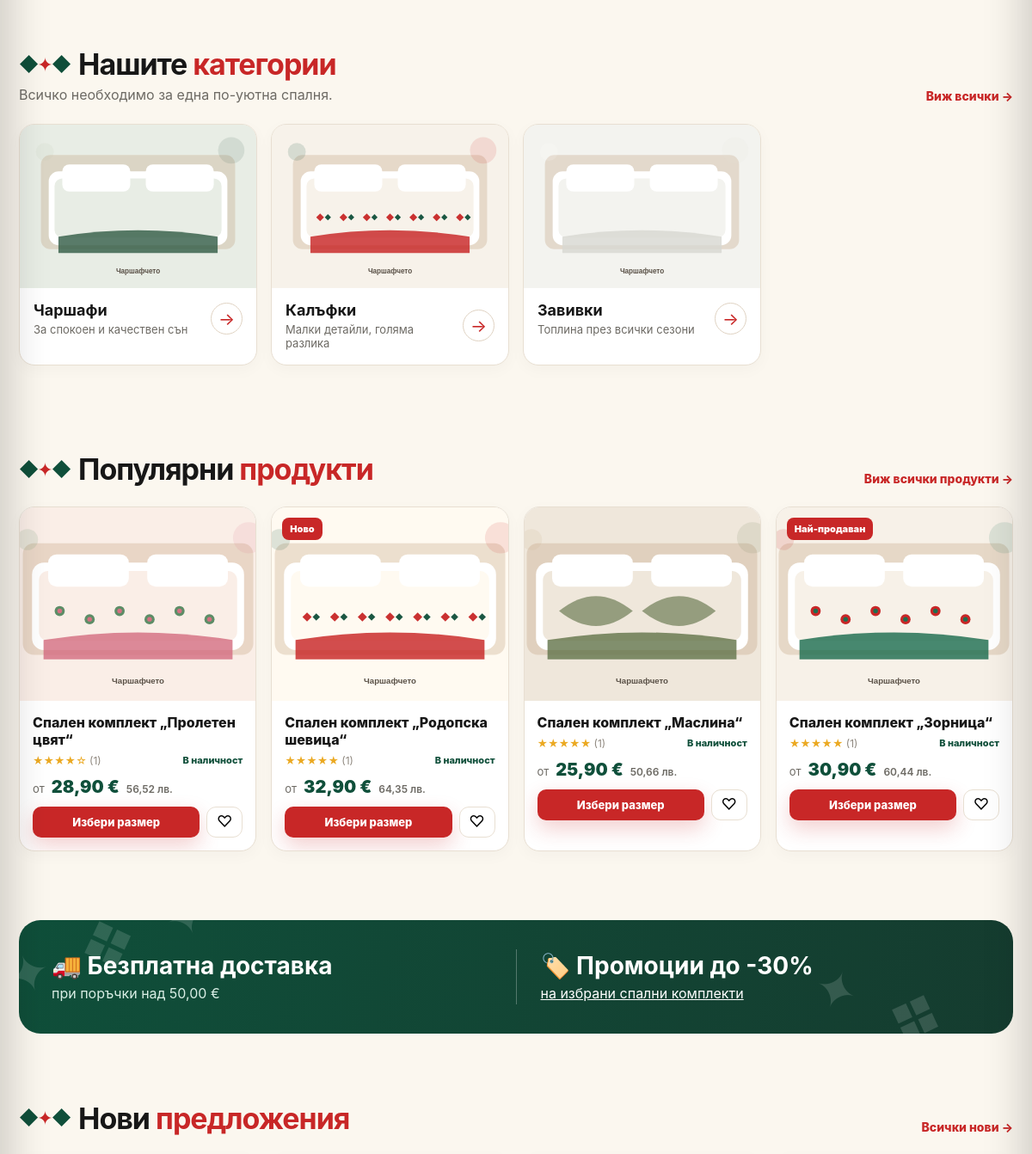
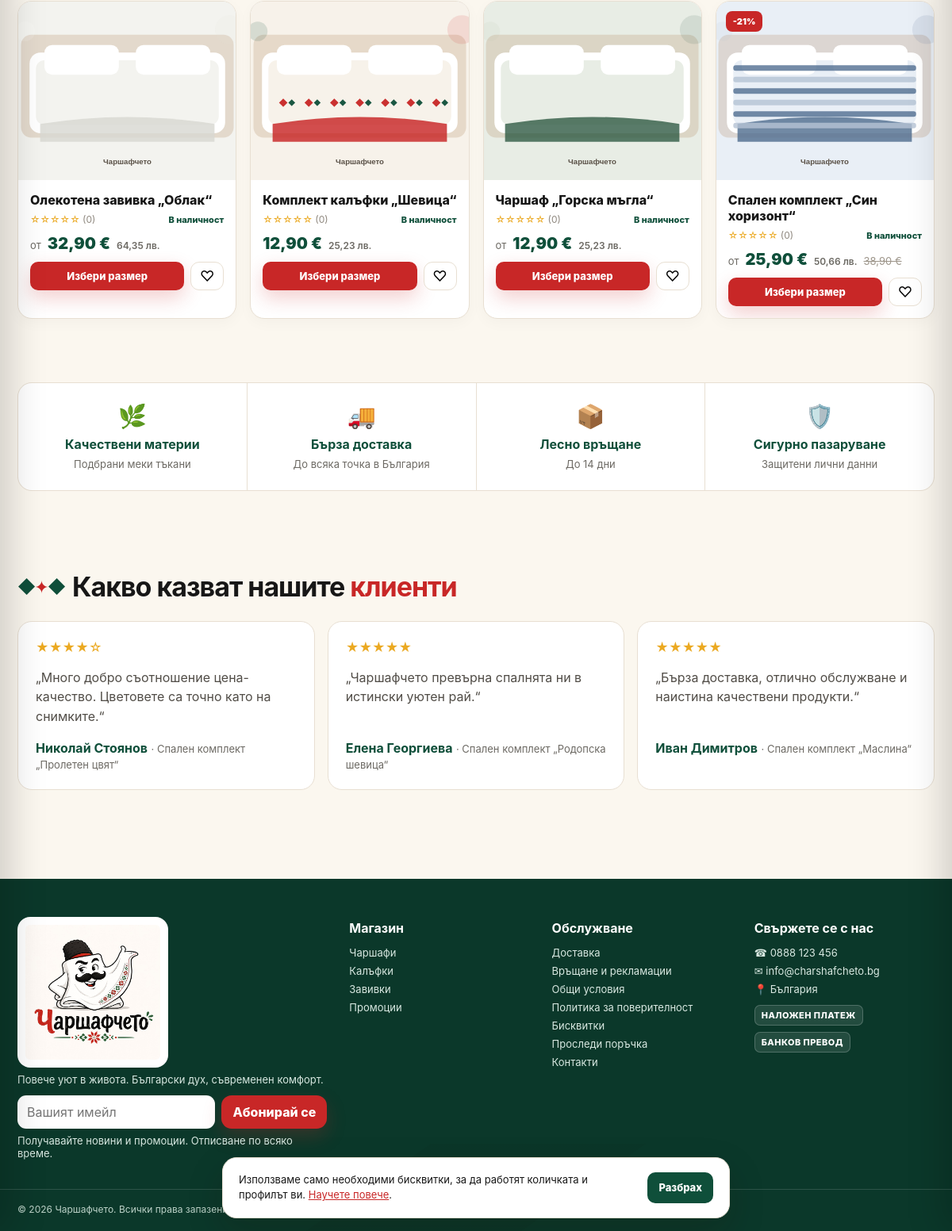
Before: / (lower part) with the older database file (2 pictures, top to bottom).
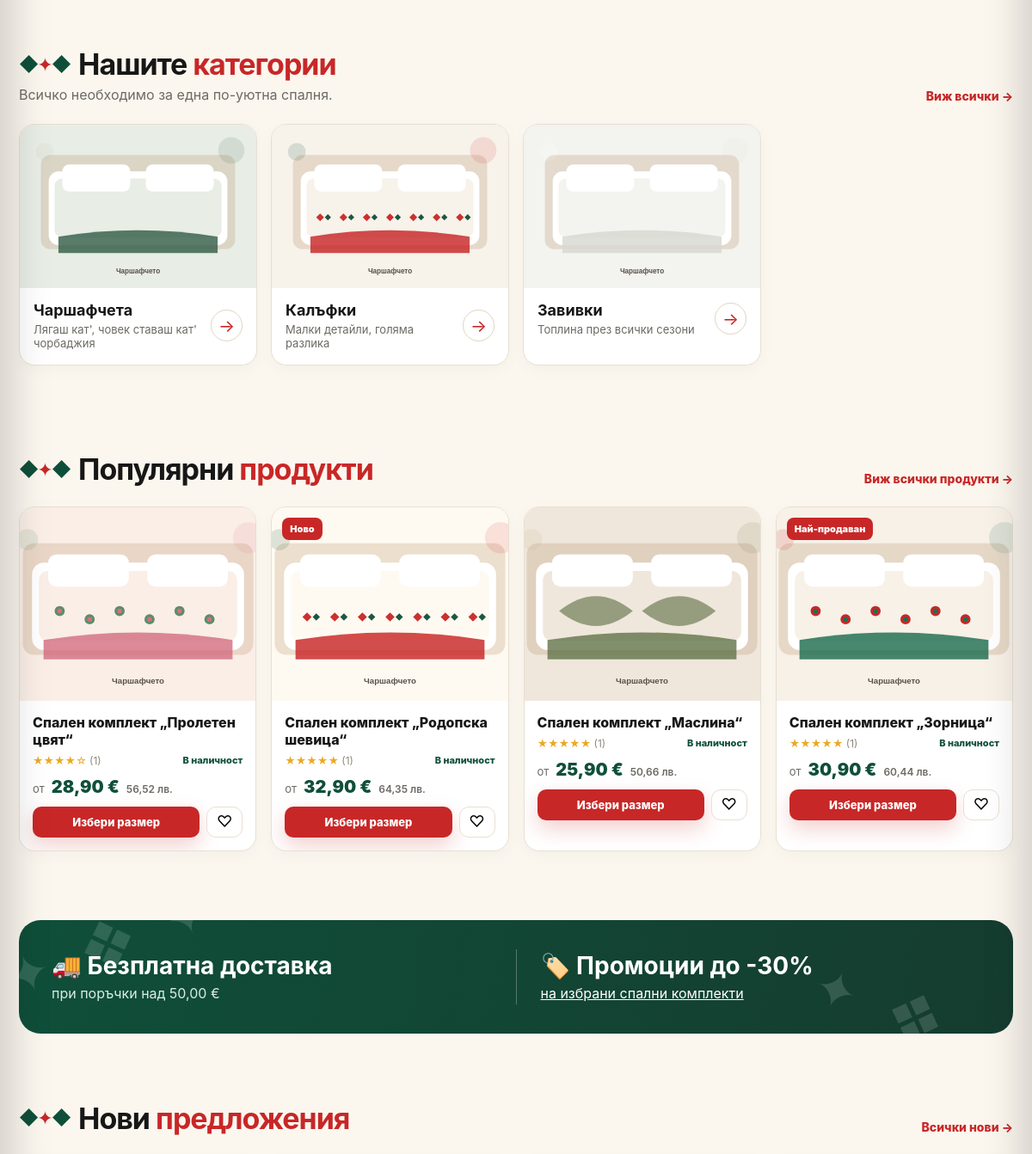
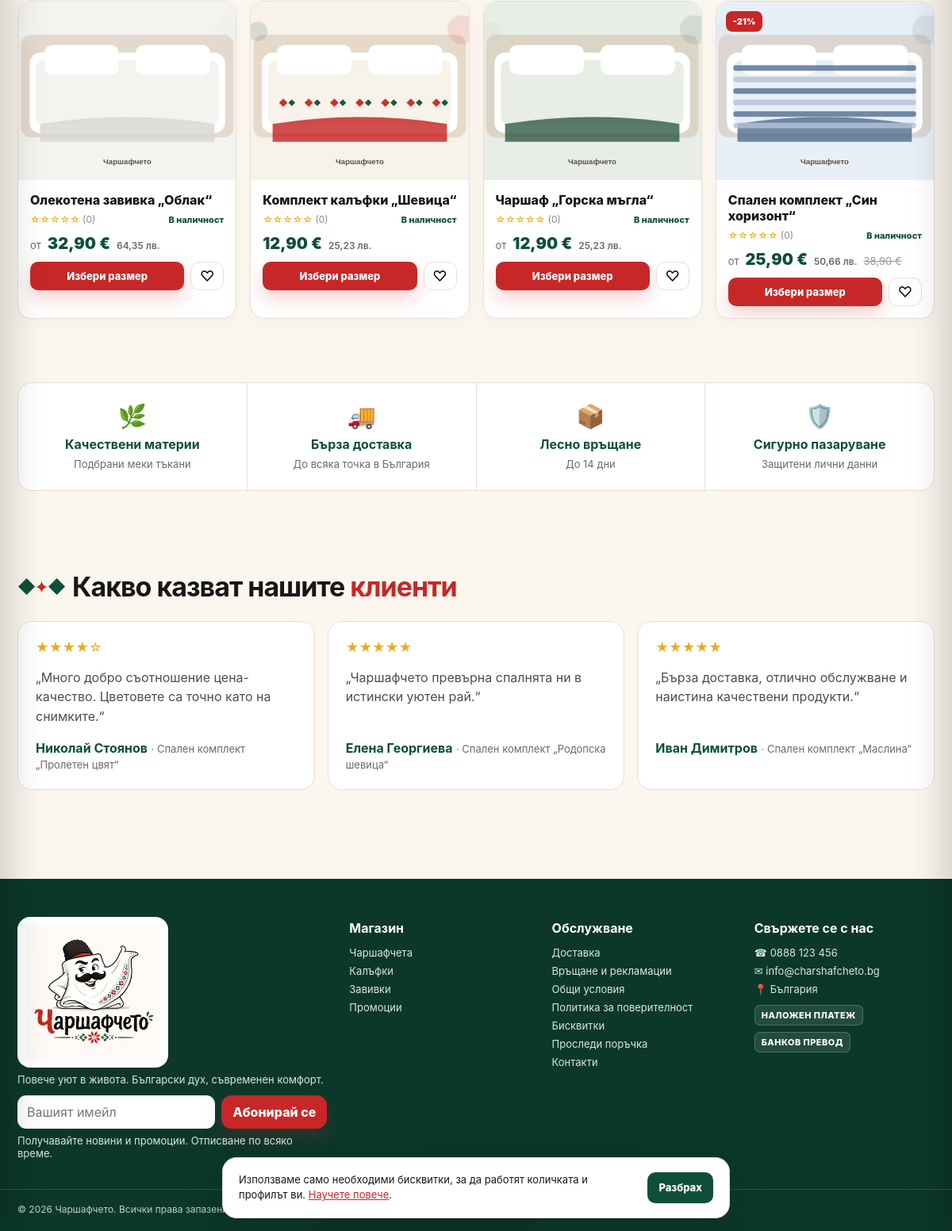
After: the same page with the newer database file (2 pictures, top to bottom).
### catalog/models.py (models this page shows, shortened)
class Category(models.Model):
    name = models.CharField("име", max_length=100)
    slug = models.SlugField(unique=True, max_length=120, blank=True)
    parent = models.ForeignKey(
        "self", null=True, blank=True, on_delete=models.SET_NULL, related_name="children", verbose_name="родител"
    )
    tagline = models.CharField("подзаглавие", max_length=160, blank=True)
    description = models.TextField("описание", blank=True)
    image = models.ImageField("изображение", upload_to="categories/", blank=True)
    is_active = models.BooleanField("активна", default=True)
    show_in_menu = models.BooleanField("в главното меню", default=True)
    position = models.PositiveIntegerField("подредба", default=0)
    class Meta:
        ordering = ["position", "name"]
        verbose_name = "категория"
        verbose_name_plural = "категории"
    def get_absolute_url(self):
        return reverse("catalog:category", args=[self.slug])

### core/views.py (the view)
# urls.py: path("", views.home, name="home"),
def home(request):
    products = Product.objects.active().select_related("category").prefetch_related("images", "variants")
    featured = list(products.filter(is_featured=True)[:4]) or list(products.order_by("-sales_count")[:4])
    return render(request, "core/home.html", {
        "categories": Category.objects.filter(is_active=True, parent__isnull=True)[:4],
        "featured": featured,
        "new_arrivals": products.order_by("-created_at")[:4],
        "testimonials": Review.objects.filter(is_approved=True, rating__gte=4).select_related("product")[:3],
    })

### cart/cart.py (called while the page is built)
    def __len__(self):
        return sum(self.data.values())

    @property
    def count(self):
        return len(self)

### catalog/models.py (called while the page is built)
    def active(self):
        return self.filter(is_active=True)

    def get_absolute_url(self):
        return reverse("catalog:product", args=[self.slug])

    @property
    def main_image(self):
        images = list(self.images.all())
        return images[0] if images else None

    @property
    def on_sale(self):
        return bool(self.compare_at_price and self.compare_at_price > self.price)

    @property
    def discount_percent(self):
        if not self.on_sale:
            return 0
        return int(round((1 - self.price / self.compare_at_price) * 100))

    def active_variants(self):
        return [v for v in self.variants.all() if v.is_active]

    @property
    def default_variant(self):
        variants = self.active_variants()
        return next((v for v in variants if v.available), variants[0] if variants else None)

    @property
    def has_options(self):
        return len(self.active_variants()) > 1

    @property
    def min_price(self):
        prices = [v.price for v in self.active_variants()]
        return min(prices) if prices else self.price

### templates/core/home.html (shortened to what this page needs)
{% extends "base.html" %}{% load static store_tags %}
{% block content %}
<section class="section">
  <div class="shell">
    <div class="section-head">
      <div><div class="folkline"><span class="folkmark"><i>◆</i> ✦ <i>◆</i></span><h2 class="section-title">Нашите <span class="accent">категории</span></h2></div><p class="section-sub">Всичко необходимо за една по-уютна спалня.</p></div>
      <a href="{% url 'catalog:shop' %}" class="text-link">Виж всички →</a>
    </div>
    <div class="categories">
      {% for c in categories %}
      <a class="cat-card" href="{{ c.get_absolute_url }}">
        <div class="cat-visual">{% if c.image %}<img src="{{ c.image.url }}" alt="{{ c.name }}" loading="lazy">{% endif %}</div>
        <div class="cat-info"><div><h3>{{ c.name }}</h3><p>{{ c.tagline }}</p></div><span class="circle-arrow" style="display:grid;place-items:center">→</span></div>
      </a>
      {% endfor %}
    </div>
  </div>
</section>
<section class="section tight">
  <div class="shell">
    <div class="section-head">
      <div><div class="folkline"><span class="folkmark"><i>◆</i> ✦ <i>◆</i></span><h2 class="section-title">Популярни <span class="accent">продукти</span></h2></div></div>
      <a href="{% url 'catalog:shop' %}" class="text-link">Виж всички продукти →</a>
    </div>
    <div class="products">{% for p in featured %}{% include "catalog/_card.html" %}{% endfor %}</div>
  </div>
</section>
<section class="section tight">
  <div class="shell">
    <div class="promo">
      <div><h3>🚚 Безплатна доставка</h3><p>при поръчки над {{ store.free_shipping_threshold|money }}</p></div>
      <div><h3>🏷️ Промоции до -30%</h3><p><a href="{% url 'catalog:sale' %}" style="color:#fff;text-decoration:underline">на избрани спални комплекти</a></p></div>
    </div>
  </div>
</section>
{% if new_arrivals %}
<section class="section tight">
  <div class="shell">
    <div class="section-head"><div><div class="folkline"><span class="folkmark"><i>◆</i> ✦ <i>◆</i></span><h2 class="section-title">Нови <span class="accent">предложения</span></h2></div></div><a href="{% url 'catalog:shop' %}?sort=new" class="text-link">Всички нови →</a></div>
    <div class="products">{% for p in new_arrivals %}{% include "catalog/_card.html" %}{% endfor %}</div>
  </div>
</section>
{% endif %}
<section class="section tight">
  <div class="shell">
    <div class="benefits">
      <div class="benefit"><div class="ico">🌿</div><strong>Качествени материи</strong><span>Подбрани меки тъкани</span></div>
      <div class="benefit"><div class="ico">🚚</div><strong>Бърза доставка</strong><span>До всяка точка в България</span></div>
      <div class="benefit"><div class="ico">📦</div><strong>Лесно връщане</strong><span>До 14 дни</span></div>
      <div class="benefit"><div class="ico">🛡️</div><strong>Сигурно пазаруване</strong><span>Защитени лични данни</span></div>
    </div>
  </div>
</section>
{% if testimonials %}
<section class="section">
  <div class="shell">
    <div class="section-head"><div><div class="folkline"><span class="folkmark"><i>◆</i> ✦ <i>◆</i></span><h2 class="section-title">Какво казват нашите <span class="accent">клиенти</span></h2></div></div></div>
    <div class="testimonials">
      {% for r in testimonials %}<div class="quote"><div class="stars">{{ r.rating|stars }}</div><p>„{{ r.body }}“</p><strong>{{ r.name }}</strong> <a class="small muted" href="{{ r.product.get_absolute_url }}">· {{ r.product.name }}</a></div>{% endfor %}
    </div>
  </div>
</section>
{% endif %}
{% endblock %}

### templates/base.html (shortened to what this page needs)
{% load static store_tags %}<!doctype html>
<html lang="bg">
<head>
  <link rel="stylesheet" href="{% static 'css/store.css' %}">
</head>
<body>
<main id="main">{% block content %}{% endblock %}</main>
<footer class="footer">
  <div class="shell footer-grid">
    <div>
      <img class="footer-logo" src="{% static 'img/logo.png' %}" alt="{{ store.store_name }}" loading="lazy">
      <p>{{ store.tagline }}. Български дух, съвременен комфорт.</p>
      <form class="newsletter" method="post" action="{% url 'core:newsletter' %}">{% csrf_token %}
        <input id="nlEmail" type="email" name="email" placeholder="Вашият имейл" required>
        <button class="btn btn-primary">Абонирай се</button>
      </form>
      <p class="small">Получавайте новини и промоции. Отписване по всяко време.</p>
    </div>
    <div>
      <h4>Магазин</h4>
      {% for cat in menu_categories %}<a href="{{ cat.get_absolute_url }}">{{ cat.name }}</a>{% endfor %}
      <a href="{% url 'catalog:sale' %}">Промоции</a>
    </div>
    <div>
      <h4>Обслужване</h4>
      {% for page in footer_pages %}<a href="{{ page.get_absolute_url }}">{{ page.title }}</a>{% endfor %}
      <a href="{% url 'orders:track' %}">Проследи поръчка</a>
      <a href="{% url 'core:contact' %}">Контакти</a>
    </div>
    <div>
      <h4>Свържете се с нас</h4>
      <p>☎ <a href="tel:{{ store.contact_phone|cut:' ' }}" style="display:inline">{{ store.contact_phone }}</a></p>
      <p>✉ <a href="mailto:{{ store.contact_email }}" style="display:inline">{{ store.contact_email }}</a></p>
      <p>📍 {{ store.address }}</p>
      <div class="pay-icons" aria-label="Методи на плащане"><span>НАЛОЖЕН ПЛАТЕЖ</span>{% if card_payments_enabled %}<span>VISA</span><span>MASTERCARD</span>{% endif %}<span>БАНКОВ ПРЕВОД</span></div>
    </div>
  </div>
  <div class="shell copyright">© {% now "Y" %} {{ store.company_name|default:store.store_name }}{% if store.company_eik %} · ЕИК {{ store.company_eik }}{% endif %}. Всички права запазени.</div>
</footer>
<div class="cookie-bar hidden" id="cookieBar" role="dialog" aria-label="Бисквитки">
  <p>Използваме само необходими бисквитки, за да работят количката и профилът ви. <a href="{% url 'core:page' 'biskvitki' %}">Научете повече</a>.</p>
  <button class="btn btn-green btn-small" type="button" data-cookie-ok>Разбрах</button>
</div>
</body>
</html>

Changed rows visible on the page:
changed Category: name "Чаршафи" → "Чаршафчета"; tagline "За спокоен и качествен сън" → "Лягаш кат', човек ставаш кат' чорбаджия"
